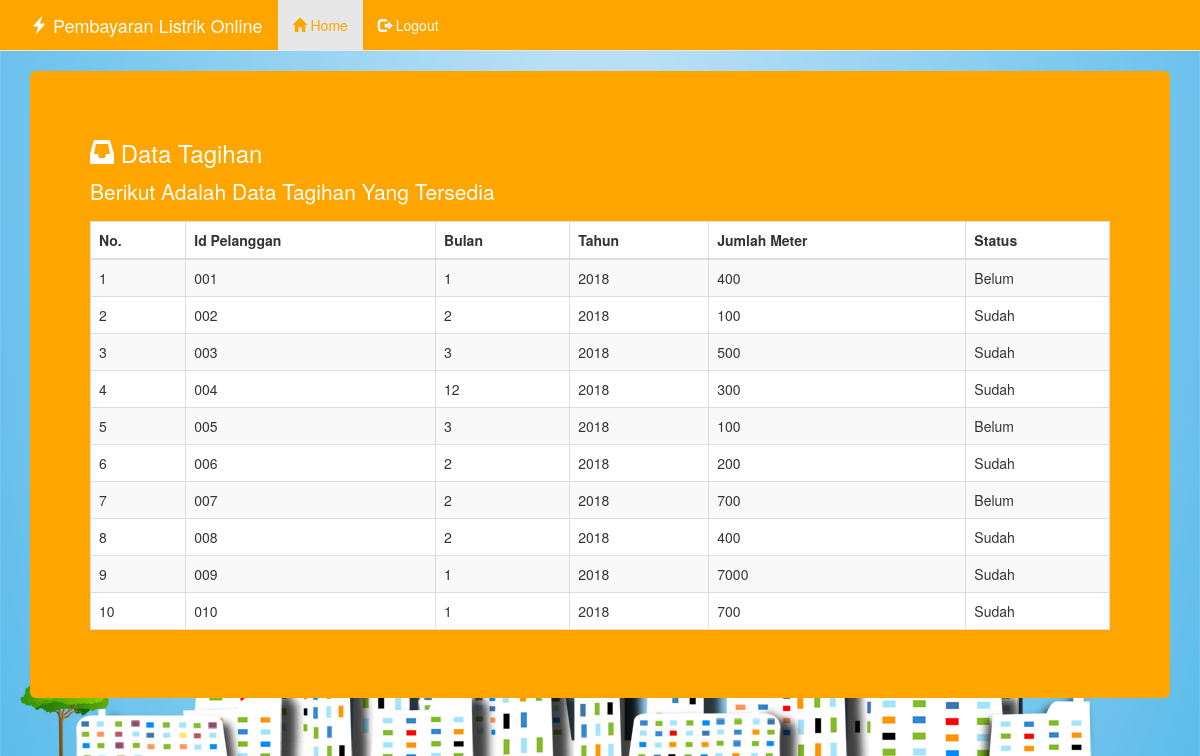
Screenshot of /index.php/tagihan/tampil with the database file from the repository.
### tables this page shows
CREATE TABLE `tagihan` (
  `idpelanggan` char(11) NOT NULL,
  `bulan` tinyint(4) NOT NULL,
  `tahun` year(4) NOT NULL,
  `jumlahmeter` mediumint(9) NOT NULL,
  `status` enum('Belum','Sudah') NOT NULL DEFAULT 'Belum'
);

### application/views/Home.php (called while the page is built)
<?php
  $this->load->view('menu_main');
?>

### application/controllers/Tagihan.php (called while the page is built, shortened)
<?php
Class Tagihan extends CI_controller{
	public function __construct(){
		$this->load->model('M_tagihan');
	}
	function tampil(){
		$data['daftar_tagihan']=$this->M_tagihan->tampil_data();
		$data['page']='tagihan/tampil';
		$this->load->view('Home',$data);
	}
}
?>

### index.php (called while the page is built, shortened)
<?php
require_once BASEPATH.'core/CodeIgniter.php';

### application/models/M_tagihan.php (called while the page is built, shortened)
<?php
class M_tagihan extends CI_model{
	var $tagihan='tagihan';
	function tampil_data(){
		$sql_tagihan=$this->db->get($this->tagihan);
			if($sql_tagihan->num_rows()>0){
				return $sql_tagihan->result_array();
			}
	}
}
?>

### application/views/tagihan/tampil.php (the view, shortened to what this page needs)
<h3 style="color: white"><span class="glyphicon glyphicon-inbox"></span> Data Tagihan</h3>
<p style="color: white">Berikut Adalah Data Tagihan Yang Tersedia</p>
<div class="table-responsive">
<table style="background-color: white" class="table table-bordered table table-striped">
	<thead>
	<tr>
		<th>No.</th>
		<th>Id Pelanggan</th>
		<th>Bulan</th>
		<th>Tahun</th>
		<th>Jumlah Meter</th>
		<th>Status</th>
	</tr>
	</thead>
	<?php
		if(isset($daftar_tagihan)){
			$no=null;
			foreach($daftar_tagihan as $baris_data){
				$no++;
				echo'
				<tr>
				<td>'.$no.'</td>
				<td>'.$baris_data['idpelanggan'].'</td>
				<td>'.$baris_data['bulan'].'</td>
				<td>'.$baris_data['tahun'].'</td>
				<td>'.$baris_data['jumlahmeter'].'</td>
				<td>'.$baris_data['status'].'</td>
				</tr>
				';
			}
		}else{
			echo'Data Pelanggan Masih Kosong';
		}
	?>
</table>
</div>

### rows the page displays
tagihan: idpelanggan "001", bulan "1", tahun "2018", jumlahmeter "400", status "Belum"
tagihan: idpelanggan "002", bulan "2", tahun "2018", jumlahmeter "100", status "Sudah"
tagihan: idpelanggan "003", bulan "3", tahun "2018", jumlahmeter "500", status "Sudah"
tagihan: idpelanggan "004", bulan "12", tahun "2018", jumlahmeter "300", status "Sudah"
tagihan: idpelanggan "005", bulan "3", tahun "2018", jumlahmeter "100", status "Belum"
tagihan: idpelanggan "006", bulan "2", tahun "2018", jumlahmeter "200", status "Sudah"
tagihan: idpelanggan "007", bulan "2", tahun "2018", jumlahmeter "700", status "Belum"
tagihan: idpelanggan "008", bulan "2", tahun "2018", jumlahmeter "400", status "Sudah"
tagihan: idpelanggan "009", bulan "1", tahun "2018", jumlahmeter "7000", status "Sudah"
tagihan: idpelanggan "010", bulan "1", tahun "2018", jumlahmeter "700", status "Sudah"
